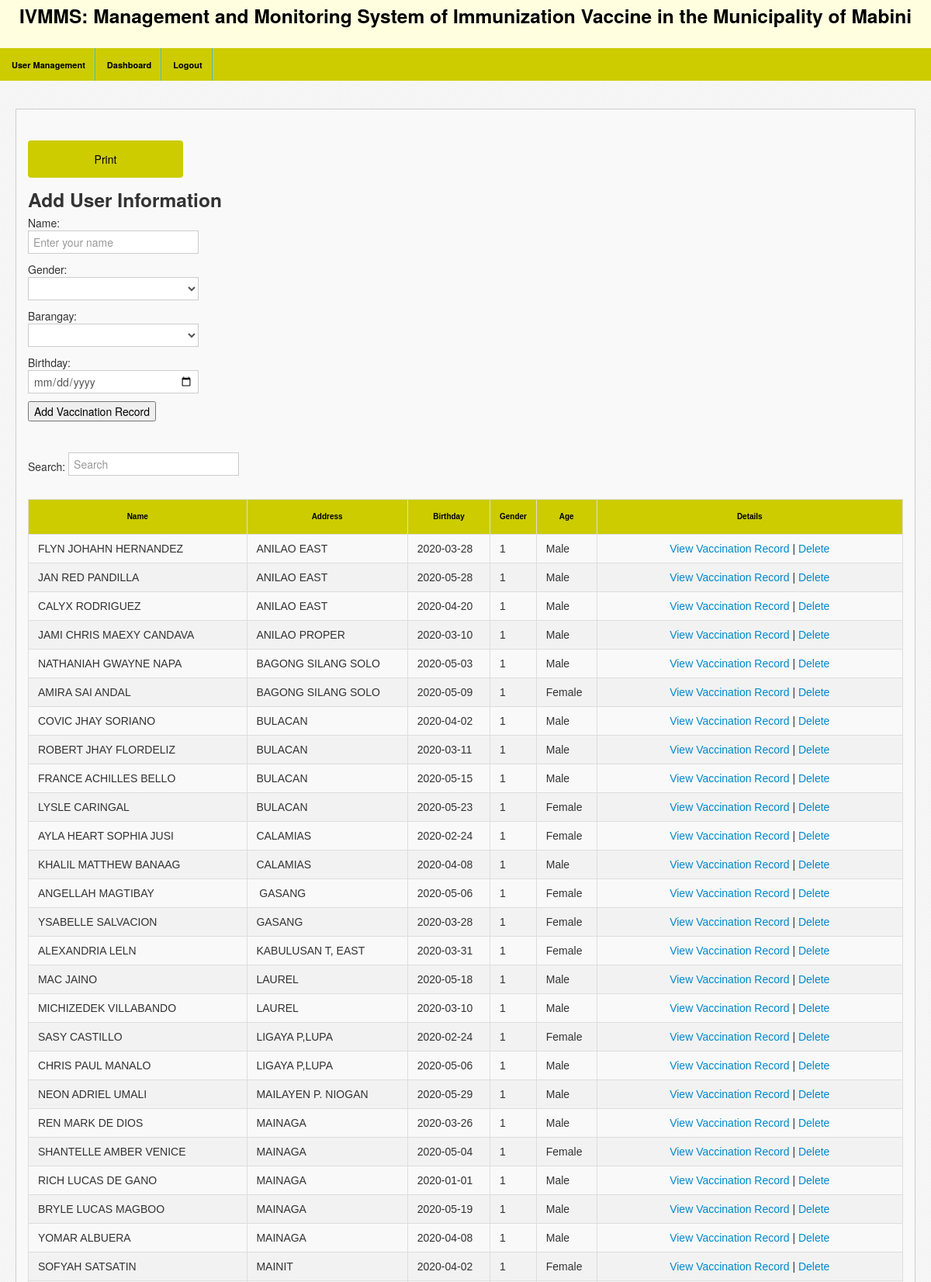
The app's page /admin/index.php (upper part) with its own data.
### tables this page shows
CREATE TABLE IF NOT EXISTS `users` (
  `id` int(11) NOT NULL AUTO_INCREMENT,
  `name` text,
  `address` text,
  `contact` date NOT NULL,
  `gender` varchar(255) NOT NULL,
  PRIMARY KEY (`id`)
);

### admin/index.php (the view, shortened to what this page needs)
<!DOCTYPE html>
<html lang="en">
<head>
<link rel="stylesheet" href="css/bootstrap.min.css" />
<link rel="stylesheet" href="css/bootstrap-responsive.min.css" />
<link rel="stylesheet" href="css/fullcalendar.css" />
<link rel="stylesheet" href="css/maruti-style.css" />
<link rel="stylesheet" href="css/maruti-media.css" class="skin-color" />
</head>
<body>
<div id="header" style="background-color:#ffffe0">
  <center><h3 style="color:#000;margin-top:10px">IVMMS: Management and Monitoring System of Immunization Vaccine in the Municipality of Mabini</h1>
</div>
<div id="sidebar" style="background-color:#CCCC00">
<ul>
    <li class="active"><a href="index.php"> <span style="color:#000">User Management</span></a> </li>
   <li class="active"><a href="dashboard.php"> <span style="color:#000">Dashboard</span></a> </li>
    <li><a href="../logout.php"><span style="color:#000">Logout</span></a></li>
  </ul>
</div>
<div id="content">
  <div class="container-fluid">
    <div class="row-fluid">
      <div class="widget-box">
        <div class="widget-content">
          <div class="row-fluid">
		  <input type="button" value="Print" name="submit" class="myButton" onclick="printDiv('printme')">
		 <form action="rex.php" method="POST">
		  <h3 style="margin:0px">Add User Information</h2>
		  Name:<br>
		  <input type="text" name="name" required placeholder="Enter your name" class="email"><br>
		  Gender:<br>
		  <select required name="gender">
			<option></option>
			<option value="M">Male</option>
		  </select><br>
			Barangay:<br>
			<select name="address" class="email" required>
								<option></option>
								<option>Anilao Proper</option>
								</select>
	<br>
			Birthday:<br>
			<input type="date" name="contact" required placeholder="Enter your birthday" class="email"><br>
	<input type="submit" name="submit" value="Add Vaccination Record">
</form>
		  <br><br>
						Search: <input type="search" class="light-table-filter email" data-table="order-table" placeholder="Search"><br>
						<center>
								<br>
								<div class="datagrid">
						<table width="100%" border="1" style="border-collapse:collapse;padding:5px" class="tftable order-table table bluetext" id="customers">
							<thead>
							<tr>
								<th><b><center>Name</th>
								<th><b><center>Address</th>
								<th><b><center>Birthday</th>
								<th><b><center>Gender</th>
								<th><b><center>Age</th>
								<th><b><center>Details</th>
								</tr>
							</thead>
							<tbody>
			<?php
$result = mysql_query("SELECT * FROM users order BY TRIM(address) ASC");
while($row = mysql_fetch_array($result))
{
	$gender = $row['gender'];
	if($gender == 'M') {
		$gender = 'Male';
	} else {
		$gender = 'Female';
	}
	$contact = $row['contact'];
  $birthDate = date('m/d/Y',strtotime($contact));
  $birthDate = explode("/", $birthDate);
  $age = (date("md", date("U", mktime(0, 0, 0, $birthDate[0], $birthDate[1], $birthDate[2]))) > date("md")
    ? ((date("Y") - $birthDate[2]) - 1)
    : (date("Y") - $birthDate[2]));
			echo '<tr>';
			echo '<td valign="top">&nbsp;'.$row['name'].'</td>';
			echo '<td valign="top">&nbsp;'.$row['address'].'</td>';
			echo '<td valign="top">&nbsp;'.$row['contact'].'</td>';
			echo '<td valign="top">&nbsp;'.$age.'</td>';
			echo '<td valign="top">&nbsp;'.$gender.'</td>';
			echo '<td width="35%"><center><a href="v1.php?id='.$row["id"].'">View Vaccination Record</a> | <a href="delete.php?id='.$row['id'].'" onclick="return confirm(\'Are you sure you want to delete this record? Press OK to continue\')">Delete</a></td>';
			echo '</tr>';
}
?>
		</tbody>
						</table>
						</div>
        </div>
      </div>
    </div>
  </div>
</div>
</div>
</body>
</html>

### admin/css/maruti-style.css (style rules this page uses)
* { outline:none !important; -moz-outline: none !important; }
body { overflow-x: hidden; margin-top: -10px; }
select, textarea, input[type="text"], input[type="password"], input[type="datetime"], input[type="datetime-local"], input[type="date"], input[type="month"], input[type="time"], input[type="week"], input[type="number"], input[type="email"], input[type="url"], input[type="search"], input[type="tel"], input[type="color"], .uneditable-input, .label, .dropdown-menu, .btn, .well, .progress, .table-bordered, .btn-group > .btn:first-child, .btn-group > .btn:last-child, .btn-group > .btn:last-child, .btn-group > .dropdown-toggle, .alert { border-radius:0px; }
.btn, textarea, input[type="text"], input[type="password"], input[type="datetime"], input[type="datetime-local"], input[type="date"], input[type="month"], input[type="time"], input[type="week"], input[type="number"], input[type="email"], input[type="url"], input[type="search"], input[type="tel"], input[type="color"], .uneditable-input { box-shadow:none; }
#header { height: 62px; position: relative; width: 100%; z-index: -7; }
#sidebar { width:100%; background:#800000; position:absolute; clear:both; top:62px; }
#sidebar > ul { margin:0px; padding:0px; width:100%; display:block; z-index:999; }
#sidebar > ul > li { list-style-type:none; float:left; display:block; margin:0px; border-right:1px solid #41bedd; position:relative; padding:10px; cursor:pointer }
#sidebar > ul > li a { padding:12px 0; }
#sidebar > ul li span { cursor:pointer; margin:0px 2px 0 5px; font-weight:bold; color:#fff; font-size:11px; }
#content { background:url(../images/backgrounds/bodyBg.png) repeat #fff; margin-left:0px; margin-right: 0; margin-top:80px; padding-bottom: 25px; position: relative; min-height: 500px; width: auto; }
.container-fluid .row-fluid:first-child { margin-top: 20px; min-height:650px }
.stat-boxes .peity_bar_good, .stat-boxes .peity_line_good, { color: #459D1C; }
.widget-box { background: none repeat scroll 0 0 #F9F9F9; border-top: 1px solid #CDCDCD; border-left: 1px solid #CDCDCD; border-right: 1px solid #CDCDCD; clear: both; margin-top: 16px; margin-bottom: 16px; position: relative; }
.widget-title, .modal-header, .table th, div.dataTables_wrapper .ui-widget-header { background-color: #efefef; border-bottom: 1px solid #CDCDCD; height: 36px; }
.widget-content { padding: 12px 15px; border-bottom: 1px solid #cdcdcd; }
.table th { height: auto; font-size: 10px; padding: 5px 10px 2px; border-bottom: 0; text-align: center; color: #666666; }
form { margin-bottom: 0; }

### admin/css/maruti-media.css (style rules this page uses)
body { background:#800000; }
#header { background-color: #2e363f; margin-top:10px; }

### admin/index.php (style rules this page uses)
#customers { font-family: Arial, Helvetica, sans-serif; border-collapse: collapse; width: 100%; }
#customers td, #customers th { border: 1px solid #ddd; padding: 8px; }
#customers tr:nth-child(even) { background-color: #f2f2f2; }
#customers th { padding-top: 12px; padding-bottom: 12px; text-align: left; background-color: #CCCC00; color: #000; }
input[type=button] { width: 200px; background-color: #CCCC00; color: #000; padding: 14px 20px; margin: 8px 0; border: none; border-radius: 4px; cursor: pointer; }

### records on screen
users: name "FLYN JOHAHN HERNANDEZ", address "ANILAO EAST", contact "2020-03-28", contact "1", gender "Male"
users: name "JAN RED PANDILLA", address "ANILAO EAST", contact "2020-05-28", contact "1", gender "Male"
users: name "CALYX RODRIGUEZ", address "ANILAO EAST", contact "2020-04-20", contact "1", gender "Male"
users: name "JAMI CHRIS MAEXY CANDAVA", address "ANILAO PROPER", contact "2020-03-10", contact "1", gender "Male"
users: name "NATHANIAH GWAYNE NAPA", address "BAGONG SILANG SOLO", contact "2020-05-03", contact "1", gender "Male"
users: name "AMIRA SAI ANDAL", address "BAGONG SILANG SOLO", contact "2020-05-09", contact "1", gender "Female"
users: name "COVIC JHAY SORIANO", address "BULACAN", contact "2020-04-02", contact "1", gender "Male"
users: name "ROBERT JHAY FLORDELIZ", address "BULACAN", contact "2020-03-11", contact "1", gender "Male"
users: name "FRANCE ACHILLES BELLO", address "BULACAN", contact "2020-05-15", contact "1", gender "Male"
users: name "LYSLE CARINGAL", address "BULACAN", contact "2020-05-23", contact "1", gender "Female"
users: name "AYLA HEART SOPHIA JUSI", address "CALAMIAS", contact "2020-02-24", contact "1", gender "Female"
users: name "KHALIL MATTHEW BANAAG", address "CALAMIAS", contact "2020-04-08", contact "1", gender "Male"
users: name "ANGELLAH MAGTIBAY", address "GASANG", contact "2020-05-06", contact "1", gender "Female"
users: name "YSABELLE SALVACION", address "GASANG", contact "2020-03-28", contact "1", gender "Female"
users: name "ALEXANDRIA LELN", address "KABULUSAN T, EAST", contact "2020-03-31", contact "1", gender "Female"
users: name "MAC JAINO", address "LAUREL", contact "2020-05-18", contact "1", gender "Male"
users: name "MICHIZEDEK VILLABANDO", address "LAUREL", contact "2020-03-10", contact "1", gender "Male"
users: name "SASY CASTILLO", address "LIGAYA P,LUPA", contact "2020-02-24", contact "1", gender "Female"
users: name "CHRIS PAUL MANALO", address "LIGAYA P,LUPA", contact "2020-05-06", contact "1", gender "Male"
users: name "NEON ADRIEL UMALI", address "MAILAYEN P. NIOGAN", contact "2020-05-29", contact "1", gender "Male"
users: name "REN MARK DE DIOS", address "MAINAGA", contact "2020-03-26", contact "1", gender "Male"
users: name "SHANTELLE AMBER VENICE", address "MAINAGA", contact "2020-05-04", contact "1", gender "Female"
users: name "RICH LUCAS DE GANO", address "MAINAGA", contact "2020-01-01", contact "1", gender "Male"
users: name "BRYLE LUCAS MAGBOO", address "MAINAGA", contact "2020-05-19", contact "1", gender "Male"
users: name "YOMAR ALBUERA", address "MAINAGA", contact "2020-04-08", contact "1", gender "Male"
users: name "SOFYAH SATSATIN", address "MAINIT", contact "2020-04-02", contact "1", gender "Female"
